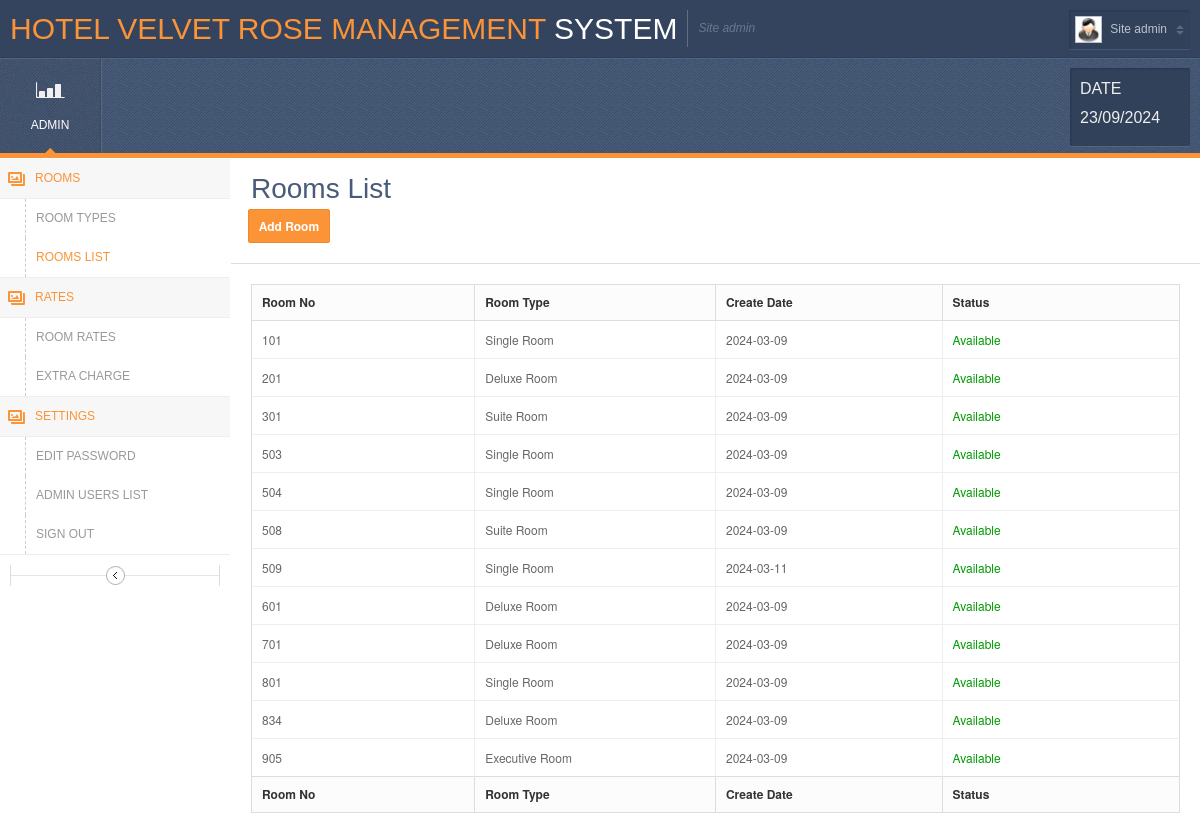
The page /Admin/room.php on the database its author committed.
### tables this page shows
CREATE TABLE `roomlist` (
  `room_no` int(5) NOT NULL,
  `room_type` varchar(25) NOT NULL,
  `create_date` date NOT NULL,
  `status` varchar(25) NOT NULL
);

### Admin/room.php (the view, shortened to what this page needs)
<?php
require_once('db.php');
$sql = "SELECT room_no, room_type, create_date, status FROM roomlist";
$stmt = $conn->prepare($sql);
$stmt->execute();
$rooms = $stmt->fetchAll(PDO::FETCH_ASSOC);
?>
<!DOCTYPE html PUBLIC "-//W3C//DTD XHTML 1.0 Transitional//EN" "http://www.w3.org/TR/xhtml1/DTD/xhtml1-transitional.dtd">
<html xmlns="http://www.w3.org/1999/xhtml">
<head>
    <link rel="stylesheet" href="css/style.default.css" type="text/css" />
</head>
<body class="withvernav">
    <div class="bodywrapper">
        <div class="topheader">
            <div class="left">
                <h1 class="logo">Hotel Velvet Rose Management<span> System</span></h1>
                <span class="slogan">Site admin</span>
                <br clear="all" />
            </div>
            <div class="right">
            <div class="userinfo">
                    <img src="images/icons/admin.jpg" height="25" alt="" />
                    <span class="slogan">
                    <?php
                    if (isset($_SESSION['username'])) {
                        echo "Welcome, " . $_SESSION['username'];
                    } else {
                        echo "Site admin";
                    }
                    ?>
                </span>
                </div>
            </div>
        </div>
        <div class="header">
            <ul class="headermenu">
                <li class="current"><a href="dashboard.php"><span class="icon icon-chart"></span>Admin</a></li>
            </ul>
            <div class="headerwidget">
                <div class="earnings">
                    <div>
                    <h4>date</h4>
                    <h4><?php echo date('d/m/Y'); ?></h4>
                    </div>
                </div>
            </div>
        </div>
        <div class="vernav2 iconmenu">
            <ul>
                <li class="current"><a href="#rtype" class="gallery">Rooms</a>
                    <span class="arrow"></span>
                    <ul id="rtype">
                        <li><a href="roomtype.php">Room Types</a></li>
                        <li class="current"><a href="room.php">Rooms List</a></li>
                    </ul>
                </li>
                <li class="current"><a href="#rooms" class="gallery">Rates</a>
                    <span class="arrow"></span>
                    <ul id="rooms">
                        <li><a href="roomrate.php">Room Rates</a></li>
                        <li><a href="extracharge.php">Extra Charge</a></li>
                    </ul>
                </li>
                <li class="current"><a href="#tax" class="gallery">Settings</a>
                    <span class="arrow"></span>
                    <ul id="tax">
                        <li><a href="change-password.php">Edit Password</a></li>
                        <li><a href="users.php">Admin Users list</a></li>
                        <li><a href="javascript:void(0)" onclick="document.logout.submit();">Sign Out</a></li>
                    </ul>
                </li>
            </ul>
            <a class="togglemenu"></a>
            <br /><br />
        </div>
        <div class="centercontent tables">
            <div class="pageheader notab">
                <h1 class="pagetitle">Rooms List</h1>
                <form method="post">
                    <button class="submit radius2" onclick="window.location='add-room.php'; return false;">Add Room</button>
                </form>
            </div>
            <div id="contentwrapper" class="contentwrapper">
                <table cellpadding="0" cellspacing="0" border="0" class="stdtable stdtablequick" id="dyntable1">
                    <colgroup>
                        <col class="con0" style="width: 4%" />
                        <col class="con1" />
                        <col class="con0" />
                        <col class="con1" />
                        <col class="con0" />
                    </colgroup>
                    <thead>
                        <tr>
                            <th class="head0" width="5%" style='font-size: 12px;'>Room No</th>
                            <th class="head0" width="5%" style='font-size: 12px;'>Room Type</th>
                            <th class="head0" width="5%" style='font-size: 12px;'>Create Date</th>
                            <th class="head0" width="5%" style='font-size: 12px;'>Status</th>
                        </tr>
                    </thead>
                    <tfoot>
                        <tr>
                            <th class="head0" width="5%" style='font-size: 12px;'>Room No</th>
                            <th class="head0" width="5%" style='font-size: 12px;'>Room Type</th>
                            <th class="head0" width="5%" style='font-size: 12px;'>Create Date</th>
                            <th class="head0" width="5%" style='font-size: 12px;'>Status</th>
                        </tr>
                    </tfoot>
                    <tbody>
                        <?php
                        if (!empty($rooms)) {
                            foreach ($rooms as $row) {
                                echo "<tr>";
                                echo "<td class='con0' style='font-size: 12px;'>" . $row["room_no"] . "</td>";
                                echo "<td class='con0' style='font-size: 12px;'>" . $row["room_type"] . "</td>";
                                echo "<td class='con0' style='font-size: 12px;'>" . $row["create_date"] . "</td>";
                                echo "<td class='con0' style='font-size: 12px;'><font color='#009900'>" . $row["status"] . "</font></td>";
                                echo "</tr>";
                            }
                        } else {
                            echo "<tr><td colspan='7' class='aligncenter'>No records found</td></tr>";
                        }
                        ?>
                    </tbody>
                </table>
            </div>
        </div>
    </div>
</body>
</html>

### rows shown on the page
roomlist: room_no "101", room_type "Single Room", create_date "2024-03-09", status "Available"
roomlist: room_no "201", room_type "Deluxe Room", create_date "2024-03-09", status "Available"
roomlist: room_no "301", room_type "Suite Room", create_date "2024-03-09", status "Available"
roomlist: room_no "503", room_type "Single Room", create_date "2024-03-09", status "Available"
roomlist: room_no "504", room_type "Single Room", create_date "2024-03-09", status "Available"
roomlist: room_no "508", room_type "Suite Room", create_date "2024-03-09", status "Available"
roomlist: room_no "509", room_type "Single Room", create_date "2024-03-11", status "Available"
roomlist: room_no "601", room_type "Deluxe Room", create_date "2024-03-09", status "Available"
roomlist: room_no "701", room_type "Deluxe Room", create_date "2024-03-09", status "Available"
roomlist: room_no "801", room_type "Single Room", create_date "2024-03-09", status "Available"
roomlist: room_no "834", room_type "Deluxe Room", create_date "2024-03-09", status "Available"
roomlist: room_no "905", room_type "Executive Room", create_date "2024-03-09", status "Available"
